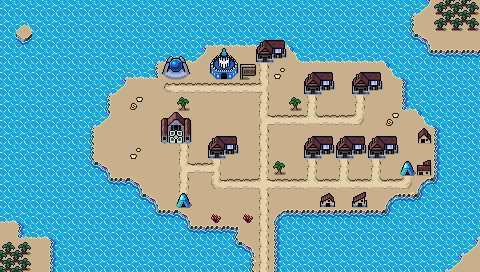

This is a level from a 2D game, rendered from its Tiled map with the project's own tilesets. A one-line summary and the map file follow, with tile-layer data summarised:
An orthogonal 30x17 tile map with 16x16 px tiles, 4 tile layers (Background, Ground, Foreground, AboveSprites), 3 tilesets and 13 objects.

<map version="1.9" tiledversion="1.9.2" orientation="orthogonal" renderorder="right-down" width="30" height="17" tilewidth="16" tileheight="16" infinite="0" nextlayerid="6" nextobjectid="54">
 <editorsettings>
  <export target="wastetown..tmx" format="tmx" />
 </editorsettings>
 <tileset firstgid="1" source="../tileset/main.tsx" />
 <tileset firstgid="10113" source="../tileset/buildings.tsx" />
 <tileset firstgid="11905" source="../tileset/buildings-nocollide.tsx" />
 <layer id="1" name="Background" width="30" height="17">
  <data>[510 cells, 510 non-empty, 21 distinct tile ids]</data>
 </layer>
 <layer id="2" name="Ground" width="30" height="17">
  <data>[510 cells, 62 non-empty, 14 distinct tile ids]</data>
 </layer>
 <layer id="3" name="Foreground" width="30" height="17">
  <properties>
   <property name="spriteLayer" type="bool" value="true" />
  </properties>
  <data>[510 cells, 42 non-empty, 25 distinct tile ids]</data>
 </layer>
 <layer id="5" name="AboveSprites" width="30" height="17">
  <data>[510 cells, 20 non-empty, 8 distinct tile ids]</data>
 </layer>
 <objectgroup id="4" name="Objects">
  <object id="38" template="../obj/entry_up.tx" x="256" y="271" />
  <object id="41" template="../obj/shop.tx" x="304" y="98">
   <properties>
    <property name="commonShopList" value="Blue,Blue,Enchantment4Blue,Creature2Blue,Instant4Blue" />
    <property name="mythicShopList" value="Planeswalker,WUBRG,RWU,RGU,UWG,RUB,UWB,UGB,PhyrexianBlue" />
    <property name="rareShopList" value="Land4Blue,Azorius,Izzet,Simic,Dimir,Vehicle,Colorless" />
    <property name="uncommonShopList" value="Artifact,Merfolk,Wizard,Bird4Blue,Pirate4Blue,Spirit4Blue,Sliver2Blue,Rogue4Blue,Wand,Equip,Multicolor" />
   </properties>
  </object>
  <object id="42" template="../obj/shop.tx" x="368" y="162">
   <properties>
    <property name="commonShopList" value="Blue,Blue,Enchantment4Blue,Creature2Blue,Instant4Blue" />
    <property name="mythicShopList" value="Planeswalker,WUBRG,RWU,RGU,UWG,RUB,UWB,UGB,PhyrexianBlue" />
    <property name="rareShopList" value="Land4Blue,Azorius,Izzet,Simic,Dimir,Vehicle,Colorless" />
    <property name="uncommonShopList" value="Artifact,Merfolk,Wizard,Bird4Blue,Pirate4Blue,Spirit4Blue,Sliver2Blue,Rogue4Blue,Wand,Equip,Multicolor" />
   </properties>
  </object>
  <object id="43" template="../obj/shop.tx" x="353" y="98">
   <properties>
    <property name="commonShopList" value="Blue,Blue,Enchantment4Blue,Creature2Blue,Instant4Blue" />
    <property name="mythicShopList" value="Planeswalker,WUBRG,RWU,RGU,UWG,RUB,UWB,UGB,PhyrexianBlue" />
    <property name="rareShopList" value="Land4Blue,Azorius,Izzet,Simic,Dimir,Vehicle,Colorless" />
    <property name="uncommonShopList" value="Artifact,Merfolk,Wizard,Bird4Blue,Pirate4Blue,Spirit4Blue,Sliver2Blue,Rogue4Blue,Wand,Equip,Multicolor" />
   </properties>
  </object>
  <object id="44" template="../obj/shop.tx" x="208" y="162">
   <properties>
    <property name="commonShopList" value="Blue,Blue,Enchantment4Blue,Creature2Blue,Instant4Blue" />
    <property name="mythicShopList" value="Planeswalker,WUBRG,RWU,RGU,UWG,RUB,UWB,UGB,PhyrexianBlue" />
    <property name="rareShopList" value="Land4Blue,Azorius,Izzet,Simic,Dimir,Vehicle,Colorless" />
    <property name="uncommonShopList" value="Artifact,Merfolk,Wizard,Bird4Blue,Pirate4Blue,Spirit4Blue,Sliver2Blue,Rogue4Blue,Wand,Equip,Multicolor" />
   </properties>
  </object>
  <object id="45" template="../obj/shop.tx" x="304" y="162">
   <properties>
    <property name="commonShopList" value="Blue,Blue,Enchantment4Blue,Creature2Blue,Instant4Blue" />
    <property name="mythicShopList" value="Planeswalker,WUBRG,RWU,RGU,UWG,RUB,UWB,UGB,PhyrexianBlue" />
    <property name="rareShopList" value="Land4Blue,Azorius,Izzet,Simic,Dimir,Vehicle,Colorless" />
    <property name="uncommonShopList" value="Artifact,Merfolk,Wizard,Bird4Blue,Pirate4Blue,Spirit4Blue,Sliver2Blue,Rogue4Blue,Wand,Equip,Multicolor" />
   </properties>
  </object>
  <object id="46" template="../obj/shop.tx" x="336" y="162">
   <properties>
    <property name="commonShopList" value="Blue,Blue,Enchantment4Blue,Creature2Blue,Instant4Blue" />
    <property name="mythicShopList" value="Planeswalker,WUBRG,RWU,RGU,UWG,RUB,UWB,UGB,PhyrexianBlue" />
    <property name="rareShopList" value="Land4Blue,Azorius,Izzet,Simic,Dimir,Vehicle,Colorless" />
    <property name="uncommonShopList" value="Artifact,Merfolk,Wizard,Bird4Blue,Pirate4Blue,Spirit4Blue,Sliver2Blue,Rogue4Blue,Wand,Equip,Multicolor" />
   </properties>
  </object>
  <object id="47" template="../obj/inn.tx" x="215" y="82" />
  <object id="48" template="../obj/shop.tx" x="173.75" y="209.75" width="20.75" height="18.75">
   <properties>
    <property name="commonShopList" value="Island" />
    <property name="noRestock" type="bool" value="true" />
   </properties>
  </object>
  <object id="50" template="../obj/quest.tx" x="158.5" y="146.25" width="33.75" height="36">
   <properties>
    <property name="questtype" value="island_town_generic" />
   </properties>
  </object>
  <object id="51" template="../obj/shardtrader.tx" x="398" y="178" />
  <object id="52" template="../obj/shop.tx" x="168" y="82">
   <properties>
    <property name="commonShopList" value="Blue,Blue,Enchantment4Blue,Creature2Blue,Instant4Blue" />
    <property name="mythicShopList" value="Planeswalker,WUBRG,RWU,RGU,UWG,RUB,UWB,UGB,PhyrexianBlue" />
    <property name="rareShopList" value="Land4Blue,Azorius,Izzet,Simic,Dimir,Vehicle,Colorless" />
    <property name="uncommonShopList" value="Artifact,Merfolk,Wizard,Bird4Blue,Pirate4Blue,Spirit4Blue,Sliver2Blue,Rogue4Blue,Wand,Equip,Multicolor" />
   </properties>
  </object>
  <object id="53" template="../obj/shop.tx" x="256" y="66">
   <properties>
    <property name="commonShopList" value="Blue,Blue,Enchantment4Blue,Creature2Blue,Instant4Blue" />
    <property name="mythicShopList" value="Planeswalker,WUBRG,RWU,RGU,UWG,RUB,UWB,UGB,PhyrexianBlue" />
    <property name="rareShopList" value="Land4Blue,Azorius,Izzet,Simic,Dimir,Vehicle,Colorless" />
    <property name="uncommonShopList" value="Artifact,Merfolk,Wizard,Bird4Blue,Pirate4Blue,Spirit4Blue,Sliver2Blue,Rogue4Blue,Wand,Equip,Multicolor" />
   </properties>
  </object>
 </objectgroup>
</map>
